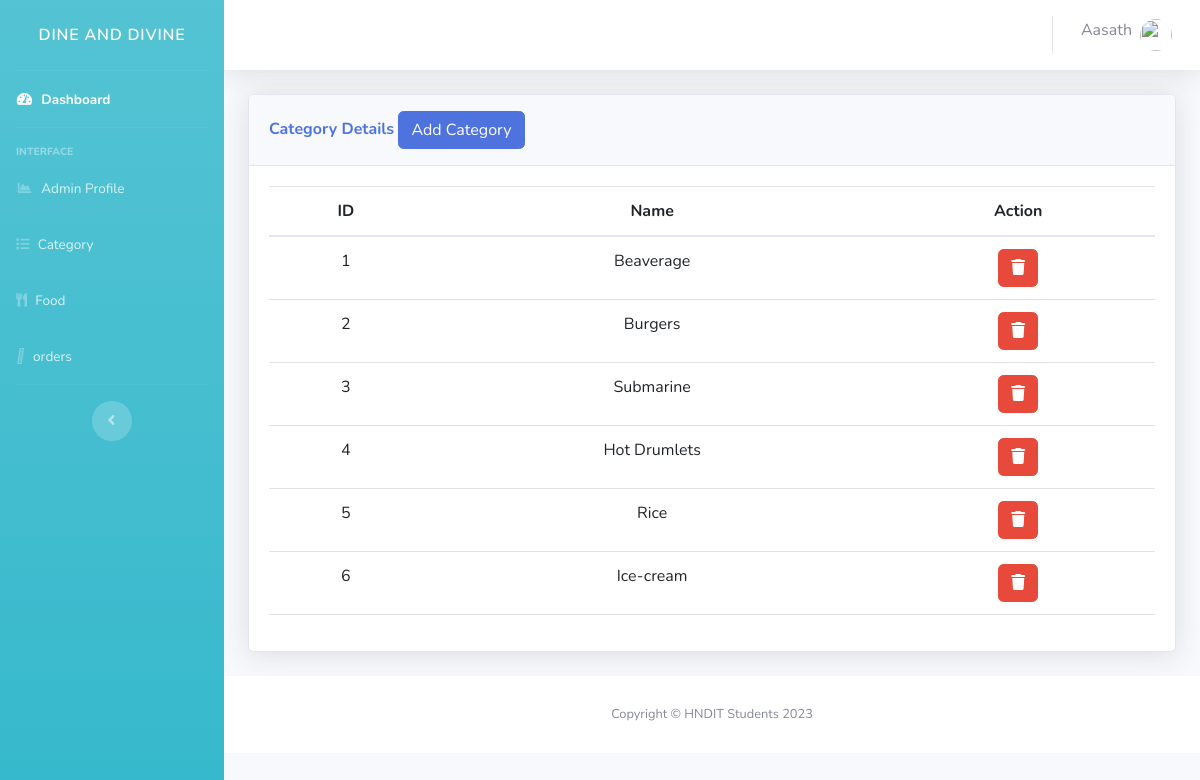
Screenshot of /Admin/add-category.php (signed in) with the database file from the repository.
### tables this page shows
CREATE TABLE `category` (
  `category_id` int(11) NOT NULL,
  `category_title` varchar(150) NOT NULL
);

### Admin/add-category.php (the view, shortened to what this page needs)
<?php
include('../Dbconnect/config.php');
include('includes/header.php');
include('includes/navbar.php');
?>
<div class="container-fluid">
<div class="card shadow mb-4">
  <div class="card-header py-3">
    <h6 class="m-0 font-weight-bold text-primary">Category Details
            <button type="button" class="btn btn-primary" data-toggle="modal" data-target="#addadminprofile">
              Add Category
            </button>
    </h6>
  </div>
  <div class="card-body">
    <div class="table-responsive">
      <table class="table" id="dataTable">
        <thead class="bg-dark text-light">
          <tr>
            <th class="text-center">ID </th>
            <th class="text-center">Name </th>
            <th class="text-center">Action </th>
          </tr>
        </thead>
        <tbody>
        <?php
                $num=1;
                $query = "SELECT * FROM category";
                $query_run = mysqli_query($conn, $query);
                        if(mysqli_num_rows($query_run) > 0)
                        {
                            while($row = mysqli_fetch_assoc($query_run))
                            {
                            ?>
                            <tr>
                                <td class="text-center"><?php  echo $num++ ?></td>
                                <td class="text-center"><?php  echo $row['category_title']; ?></td>
                                <td class="text-center">
                                    <form action="code.php" method="post">
                                        <button type="submit" name="delete_cat_btn" class="btn btn-danger"><i class="fa-solid fa-trash"></i></button>
                                    </form>
                                </td>
                            </tr>
                        <?php
                            }
                        }
                        else {
                            echo "No Record Found";
                        }
                        ?>
        </tbody>
      </table>
    </div>
  </div>
</div>
</div>
<?php
include('includes/footer.php');
?>

### rows the page displays
category: category_title "Beaverage"
category: category_title "Burgers"
category: category_title "Submarine"
category: category_title "Hot Drumlets"
category: category_title "Rice"
category: category_title "Ice-cream"

### other values shown
$_SESSION["user_name"] "Aasath"
